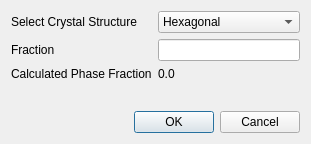
<?xml version="1.0" encoding="UTF-8"?>
<ui version="4.0">
 <class>EditPhaseDialog</class>
 <widget class="QDialog" name="EditPhaseDialog">
  <property name="geometry">
   <rect>
    <x>0</x>
    <y>0</y>
    <width>311</width>
    <height>144</height>
   </rect>
  </property>
  <property name="windowTitle">
   <string>Dialog</string>
  </property>
  <layout class="QVBoxLayout" name="verticalLayout">
   <item>
    <layout class="QFormLayout" name="formLayout">
     <item row="1" column="0">
      <widget class="QLabel" name="label_2">
       <property name="text">
        <string>Fraction</string>
       </property>
      </widget>
     </item>
     <item row="0" column="0">
      <widget class="QLabel" name="label">
       <property name="text">
        <string>Select Crystal Structure</string>
       </property>
      </widget>
     </item>
     <item row="0" column="1">
      <widget class="QComboBox" name="xtalCombo">
       <item>
        <property name="text">
         <string>Hexagonal</string>
        </property>
       </item>
       <item>
        <property name="text">
         <string>Cubic</string>
        </property>
       </item>
      </widget>
     </item>
     <item row="1" column="1">
      <widget class="QLineEdit" name="phaseFraction"/>
     </item>
     <item row="2" column="0">
      <widget class="QLabel" name="label_3">
       <property name="text">
        <string>Calculated Phase Fraction</string>
       </property>
      </widget>
     </item>
     <item row="2" column="1">
      <widget class="QLabel" name="calcPhaseFraction">
       <property name="text">
        <string>0.0</string>
       </property>
      </widget>
     </item>
    </layout>
   </item>
   <item>
    <widget class="QDialogButtonBox" name="buttonBox">
     <property name="orientation">
      <enum>Qt::Horizontal</enum>
     </property>
     <property name="standardButtons">
      <set>QDialogButtonBox::Cancel|QDialogButtonBox::Ok</set>
     </property>
    </widget>
   </item>
  </layout>
 </widget>
 <resources/>
 <connections>
  <connection>
   <sender>buttonBox</sender>
   <signal>accepted()</signal>
   <receiver>EditPhaseDialog</receiver>
   <slot>accept()</slot>
   <hints>
    <hint type="sourcelabel">
     <x>248</x>
     <y>254</y>
    </hint>
    <hint type="destinationlabel">
     <x>157</x>
     <y>274</y>
    </hint>
   </hints>
  </connection>
  <connection>
   <sender>buttonBox</sender>
   <signal>rejected()</signal>
   <receiver>EditPhaseDialog</receiver>
   <slot>reject()</slot>
   <hints>
    <hint type="sourcelabel">
     <x>316</x>
     <y>260</y>
    </hint>
    <hint type="destinationlabel">
     <x>286</x>
     <y>274</y>
    </hint>
   </hints>
  </connection>
 </connections>
</ui>
